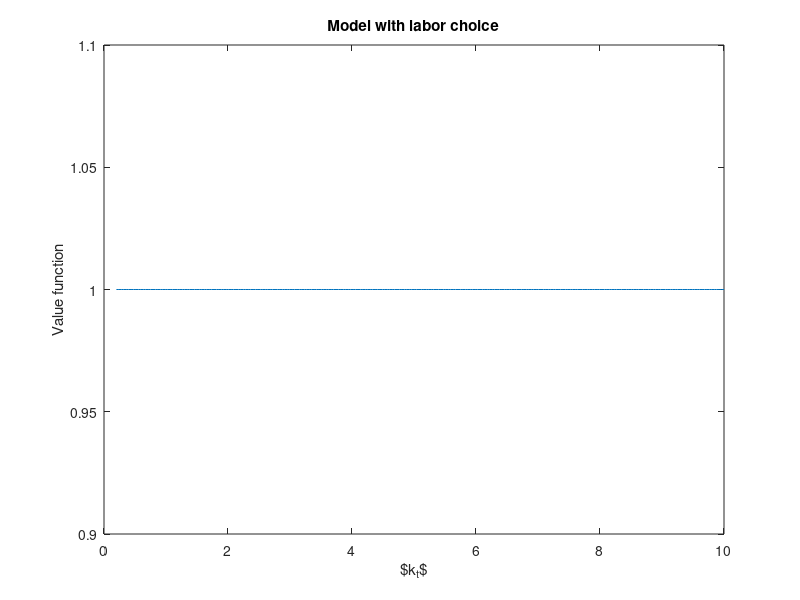

Here is the MATLAB script that generated this plot:
global vlast beta delta theta k0 kt alpha grid_size phi rho

grid_size = 250;

alpha = 0.3; % capital share
beta = 0.95; % discount factor
delta = 1; % depreciation rate
theta = 0.6; % utility weight on leisure

rho = (1 / beta) - 1;

phi = (1 - theta) / theta;

h=.5*ones(1,grid_size);
k0=linspace(0.2, 10, grid_size);
kt1=k0;
vlast=ones(1,grid_size);

xmax =[9.99 .99];
xmin =[.21 .01];

options = optimset('Display','off','LargeScale','off');

crit = 1;
tol = 1e2;

while crit > tol * (1 - beta)
    for j = 1:grid_size
        kt = k0(j);
        z0 = [kt,h(j)];
        z = fmincon(@valfun2,z0,[],[],[],[],xmin,xmax,[],options);
        v(j) = -valfun2(z);
        kt1(j) = z(1);
        h(j) = z(2);
    end
    crit = max(abs(vlast - v));
    vlast = v;
end

figure;
plot(k0,vlast);
title('Model with labor choice');
xlabel('$k_t$');
ylabel('Value function');